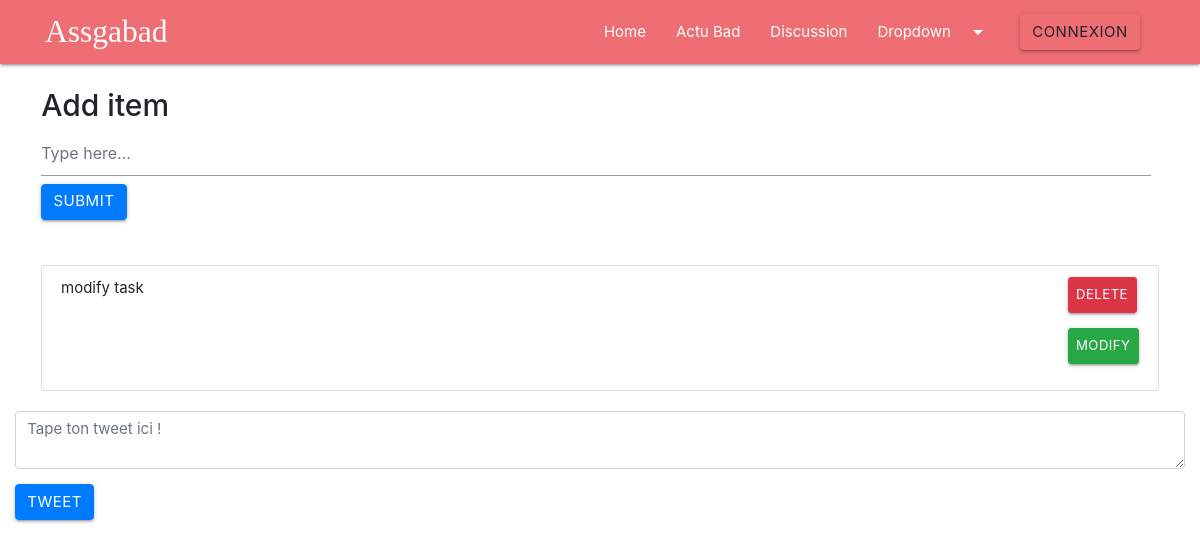
/todo/, run on an earlier commit of the app's database.
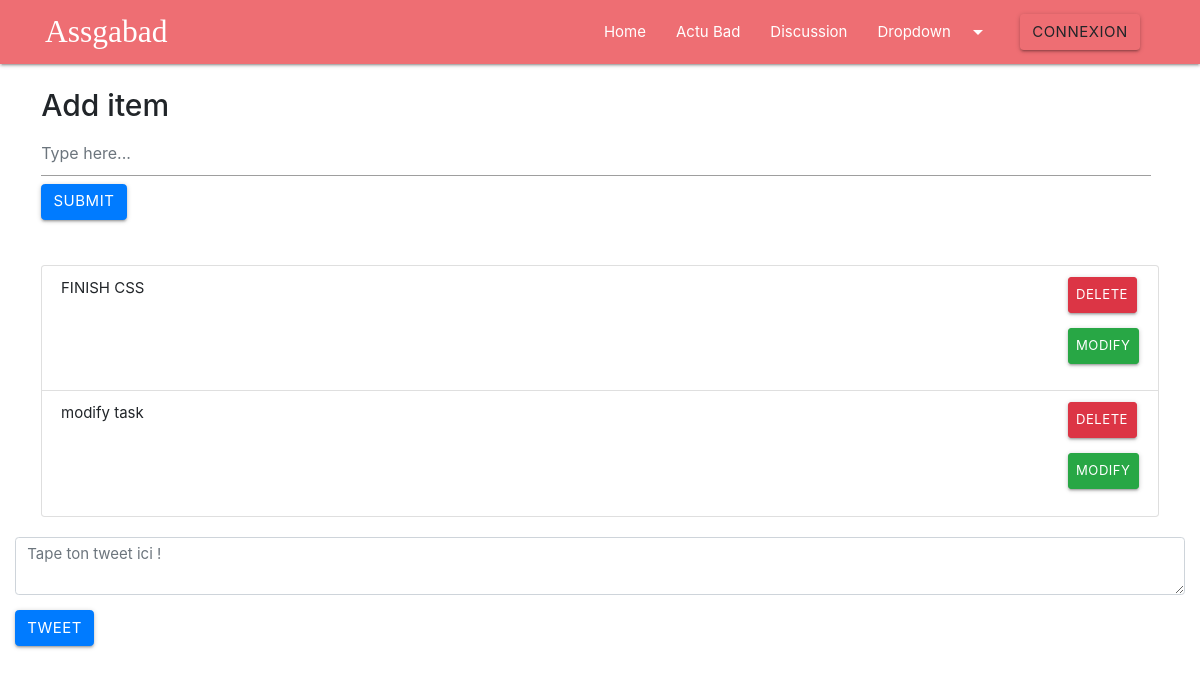
And on a later commit of the database.
### todo/models.py (models this page shows)
class Todo(models.Model):
    added_date = models.DateTimeField()
    text = models.CharField(max_length=200)

### todo/views.py (the view)
# urls.py: path('', views.accueil, name='index'),
def index(request):
    todo_items = Todo.objects.all().order_by("-added_date")
    return render(request, 'todo/index.html', { 'todo_items':todo_items })

### templates/todo/index.html (shortened to what this page needs)
{% extends "base.html" %}
{% block content %}
<div class="container">
    <div class="row mt-4">
        <div class="col">
            <h2> Add item </h2>
            <form action="add_todo/" method="post" class="form-inline">
                <input type="text" name="content" class="form-control mb-2 mr-sm-2" placeholder="Type here...">
                <button type="submit" class="btn btn-primary mb-2">Submit</button>
            </form>
        </div>
    </div>
    <div class="row mt-4">
        <div class="col">
            <ul class="list-group">
                {% for item in todo_items %}
                    <li class="list-group-item">{{ item.text }}
                        <div class="float-right">
                            <form action="delete_todo/{{item.id}}/" action="post">
                                <button type="submit" class="btn btn-sm btn-danger">Delete</button>
                            </form>
                            <form action="modify_todo/{{item.id}}/" action="post">
                                <button type="submit" class="btn btn-sm btn-success">Modify</button>
                            </form>
                        </div>
                    </li>
                {% endfor %}
            </ul>
        </div>
    </div>
</div>
{% endblock content %}

### templates/base.html (shortened to what this page needs)
{% load static %}
<html lang="en">
<head>
    <link rel="stylesheet" href="https://cdnjs.cloudflare.com/ajax/libs/materialize/1.0.0/css/materialize.min.css">
    <link rel="stylesheet" href="https://stackpath.bootstrapcdn.com/bootstrap/4.4.1/css/bootstrap.min.css">
    {% include 'react/css.html'%}
</head>
<body>
<nav class="mb-4">
    <div class="container nav-wrapper">
        <a  class="brand-logo" style="font-family: cursive">Assgabad</a>
            <ul id="nav-mobile" class="right">
                <li><a href="/">Home</a> </li>
                <li><a href="/">Actu Bad</a> </li>
                <li><a href="/tweets/tweet_line">Discussion</a> </li>
                <li><a class="dropdown-trigger" href="#!" data-target="dropdown1">Dropdown<i class="material-icons right">arrow_drop_down</i></a></li>
                {% if user.is_authenticated %}
                <li><a href="/security/space">{{user.username}}</a> </li>
                <li><a href="/">Tournois</a> </li>
                <li><a class="waves-effect waves-light btn" href="/security/logout">Déconnexion</a> </li>
                {% else %}
                <li><a class="waves-effect waves-light btn" href="/security/login">Connexion</a> </li>
                {% endif %}
            </ul>
    </div>
</nav>
{% block content %}
{% endblock content %}
{% include "react/base_embed.html" %}
</body>
</html>

### templates/react/css.html
<link href="/static/css/main.5f361e03.chunk.css" rel="stylesheet">

### templates/react/base_embed.html (shortened to what this page needs)
<!doctype html><html lang="en"><head><link rel="stylesheet" href="https://stackpath.bootstrapcdn.com/bootstrap/4.4.1/css/bootstrap.min.css"><link href="/static/css/main.5f361e03.chunk.css" rel="stylesheet"></head><body><div id="tweetme-2"></div>

### static-root/assga-tweet-web/css/main.5f361e03.chunk.css (style rules this page uses)
body { margin:0;font-family:-apple-system,BlinkMacSystemFont,"Segoe UI","Roboto","Oxygen","Ubuntu","Cantarell","Fira Sans","Droid Sans","Helvetica Neue",sans-serif;-webkit-font-smoothing:antialiased;-moz-osx-font-smoothing:grayscale }

What changed in the data, as far as the page shows it:
added Todo: text "FINISH CSS"
